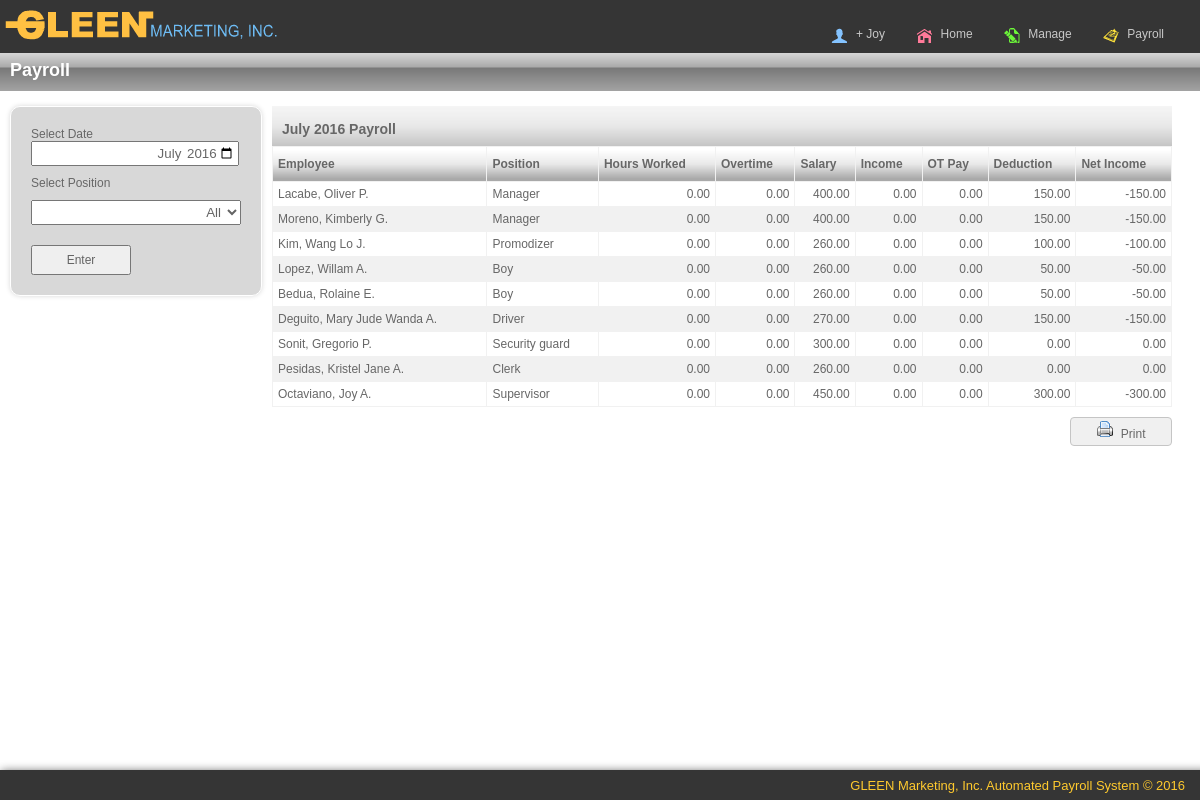
The page /home.php?action=payroll (signed in) on the database its author committed.
### tables this page shows
CREATE TABLE IF NOT EXISTS `users` (
  `uid` int(11) NOT NULL AUTO_INCREMENT,
  `empID` varchar(20) NOT NULL,
  `username` varchar(20) NOT NULL,
  `password` varchar(20) NOT NULL,
  `position` varchar(20) NOT NULL,
  PRIMARY KEY (`uid`)
);

CREATE TABLE IF NOT EXISTS `employees` (
  `id` int(20) NOT NULL AUTO_INCREMENT,
  `empID` varchar(20) NOT NULL,
  `Fname` varchar(20) NOT NULL,
  `Mname` varchar(20) NOT NULL,
  `Lname` varchar(20) NOT NULL,
  `Address` varchar(200) NOT NULL,
  `Position` varchar(20) NOT NULL,
  `status` varchar(10) NOT NULL,
  PRIMARY KEY (`id`)
);

CREATE TABLE IF NOT EXISTS `position` (
  `pid` int(11) NOT NULL AUTO_INCREMENT,
  `Pname` varchar(20) NOT NULL,
  `Salary` decimal(20,0) NOT NULL,
  PRIMARY KEY (`pid`)
);

### models/functions.php (called while the page is built, shortened)
<?php
    function getEmployees2(){
        $result = mysql_query("SELECT * FROM employees WHERE Status = 'Active' ORDER BY Position");
        return $result;
    }
    function getPos($pos){
        $result = mysql_query("SELECT * FROM position WHERE pid = '$pos' LIMIT 1");
        return $result;
    }
    function getDeduction($pid){
        $result = mysql_query("SELECT * FROM deductions WHERE pid = '$pid'");
        return $result;
    }
    function getUname($id){
        $result = mysql_query("SELECT * FROM users WHERE empID = '$id'");
        return $result;
    }
 ?>

### body/payroll.php (the view, shortened to what this page needs)
<h2>Payroll</h2>
<article class="pos_main">
<article>
<form method="post" action="home.php" class="add_user">
	<?php
			$dt = date('Y-m');
			if (!isset($jm)) {
				$jm = date('m');
				$jy = date('Y');
			}
			if($jm == "01"){
				$month = "January";
			}
			elseif ($jm == "02") {
				$month = "February";
			}
			elseif ($jm == "03") {
				$month = "March";
			}
			elseif ($jm == "04") {
				$month = "April";
			}
			elseif ($jm == "05") {
				$month = "May";
			}
			elseif ($jm == "06") {
				$month = "June";
			}
			elseif ($jm == "07") {
				$month = "July";
			}
			elseif ($jm == "08") {
				$month = "August";
			}
			elseif ($jm == "09") {
				$month = "September";
			}
			elseif ($jm == "10") {
				$month = "October";
			}
			elseif ($jm == "11") {
				$month = "November";
			}
			elseif ($jm == "12") {
				$month = "December";
			}
	?>
	<label>Select Date</label>
	<input type = "month" class="d" name="month" value="<?php echo $dt; ?>" required>
	<br><br>
	<label>Select Position</label>
	<select style= "text-align: right;" class = "pos" name="position">
		<option class="side" value="all">
			All
		</option>
		</select>
		<input class = "button" type="submit" name = "submit" value="Enter">
</form>
</article>
<article id="list">
	<article class="delete_form" style=" width: 100%; margin-left: 0px;">
	<h3 style="margin-top: 10px;">
	<?php
		if (!isset($p))
			$pos = " Payroll";
		echo $month." ".$jy.$pos;
	?>
	</h3>
	</article>
	<table class="payroll">
		<tr>
			<th>Employee</th>
			<th>Position</th>
			<th>Hours Worked</th>
			<th>Overtime</th>
			<th>Salary</th>
			<th>Income</th>
			<th>OT Pay</th>
			<th>Deduction</th>
			<th>Net Income</th>
		</tr>
		<?php
		$c = 1;
		while ($row = mysql_fetch_array($emp)){
			$r = $c % 2;
			if ($r == 0){
				$color = "#F1F1F1";
			}
			else{
				$color = "#ffffff";
			}
		?>
		<tr style="background-color: <?php echo $color ?>;">
			<?php $total = 0; $deduction = 0; $overTime = 0; ?>
			<?php $m = str_split($row['Mname']); ?>
			<td><?php echo $row['Lname'] . ", " . $row['Fname'] . " " . $m[0] . "."; ?></td>
			<?php $pos = getPos($row['Position']);
				$pos = mysql_fetch_array($pos);
				$salary = $pos['Salary'];
				$d = getDeduction($row['Position']);
				while ($r=mysql_fetch_array($d)) {
					$deduction = $deduction + $r['Amount'];
				}
			?>
			<td><?php echo $pos['Pname']; ?></td>
			<?php
				$otPay = number_format((($salary/8) * 1.5) * $overTime, 2, '.', '');
				$income = number_format(($total * ($salary/8)), 2, '.', '');
				$net = number_format($income - $deduction + $otPay, 2, '.', '')
			 ?>
			<td style="text-align: right;"><?php echo number_format($total, 2, '.', ',') ?></td>
			<td style="text-align: right;"><?php echo number_format($overTime, 2, '.', ',') ?></td>
			<td style="text-align: right;"><?php echo number_format($salary, 2, '.', ',') ?></td>
			<td style="text-align: right;"><?php echo number_format($income, 2, '.', ',') ?></td>
			<td style="text-align: right;"><?php echo number_format($otPay, 2, '.', ',') ?></td>
			<td style="text-align: right;"><?php echo number_format($deduction, 2, '.', ',') ?></td>
			<td style="text-align: right;"><?php echo number_format($net, 2, '.', ',') ?></td>
		</tr>
		<?php
			$c = $c + 1;
		} ?>
	</table>
	<?php
		if(!isset($p))
			$p = "all";
	 ?>
	<a class = "print" href="print.php?m=<?php echo $jm; ?>&y=<?php echo $jy; ?>
	&p=<?php echo $p; ?>" target = "_blank"> <img src="images/print.png"> Print</a>
</article>
</article>

### body/nav.php (shortened to what this page needs)
<section class = "header">
<nav class = "menu">
	<img src="images/logo.png">
	<ul>
		<li><a><img src="images/acc.png">&nbsp; <?php
			$res = getUname($_SESSION['user_id']);
			$u = mysql_fetch_array($res);
			echo "+ ".$u['username'];
		 ?></a>
		</li>
		<li><a href="?action=home"><img src="images/home.png">&nbsp; Home</a></li>
		<li><a><img src="images/emp.png"> &nbsp; Manage</a>
		</li>
		<li><a href="?action=payroll"><img src="images/p.png">&nbsp; Payroll</a></li>
	</ul>
</nav>
</section>
<section class = "body">

### styles.css (style rules this page uses)
body { width: 100%; height: 100%; margin: 0px auto; font-family: arial; color: #676767; background-color: #fff; background-image: url('images/bg2.png'); background-position: center; background-repeat: no-repeat; background-attachment: fixed; font-size: 12px; }
section.header { width: 100%; top: 0px; z-index: 4; background-color: #353535; position: fixed; }
nav.menu { margin: 0px auto; width: 100%; }
nav.menu img { float: left; }
nav.menu ul { float: right; padding-top: 5px; margin-bottom: 0px; margin-right: 20px; }
nav.menu ul li { float: left; list-style: none; overflow: hidden; margin-right: 1px; padding: 10px 15px 10px 15px; }
nav.menu ul li a { margin-left: 2px; text-decoration: none; color: rgb(200,200,200); }
nav.menu ul:after { content: ""; clear: both; display: block; }
section.body { width: 100%; margin: 0px auto; margin-top: 45px; background-color: #ffffff; overflow: hidden; margin-bottom: 50px; }
label { float: left; width: 100px; padding-top: 10px; }
input.button { float: left; width: 100px; height: 30px; margin-right: 10px; color: rgb(100,100,100); margin-top: 20px; font-size: 12px; padding: 1px; }
h2 { background-image: url('images/header.png'); background-position: center; background-size: fill; padding: 15px 0px 10px 10px; margin-top: 0px; color: #ffffff; margin-bottom: 0px; }
form.add_user { width: 220px; float: left; overflow: hidden; padding: 10px; padding-left: 20px; background-color: #D8D8D8; margin: 15px 0px 5px 10px; padding-bottom: 20px; border-radius: 10px 10px 10px 10px; border: 1px solid #fff; box-shadow: 0px 0px 5px #D8D8D8; }
form.add_user select { width: 210px; float: left; margin-top: 10px; padding: 3px; color: rgb(100,100,100); }
#list { min-width: 900px; float: left; margin-top: 5px; margin-left: 10px; overflow: hidden; margin-bottom: 50px; width: 75%; }
table { width: 100%; border-collapse: collapse; }
table.payroll { width: 100%; border-collapse: collapse; }
tr, td { padding: 5px; border: 1px solid #F1F1F1; }
th { background-image: url('images/tableheader.png'); background-repeat: repeat-x; background-position: center; padding: 10px 5px 10px 5px; text-align: left; background-size: cover; border: 1px solid #F1F1F1; }
article.pos_main { width: 100%; float: left; min-height: 200px; overflow: hidden; }
article.delete_form { margin-top: 0px; float: left; width: 75%; height: 30px; overflow: hidden; padding: 5px 10px 5px 10px; margin-top: 10px; margin-left: 10px; background-image: url('images/tableheader.png'); background-repeat: repeat-x; background-position: center; background-size: cover; }
input.d { color: #676767; width: 200px; font-family: arial; padding: 2px; text-align: right; float: left; margin-left: 0px; }
a.print { float: right; width: 100px; border: 1px solid #c5c5c5; text-decoration: none; text-align: center; height: 20px; padding-top: 2px; border-radius: 4px; padding-bottom: 5px; color: #676767; overflow: hidden; background-color: rgb(240,240,240); margin-top: 10px; transition-duration: .5s; }
select.pos { width: 200px; padding: 3px; }
table.pay td, tr { border: none; }

### rows shown on the page
users: username "Joy"
employees: Lname "Lacabe", Fname "Oliver", Mname "P", position.Pname "Manager", total "0.00", overTime "0.00", position.Salary "400.00", position.Salary "0.00", deduction "150.00", position.Salary "-150.00"
employees: Lname "Moreno", Fname "Kimberly", Mname "G", position.Pname "Manager", total "0.00", overTime "0.00", position.Salary "400.00", position.Salary "0.00", deduction "150.00", position.Salary "-150.00"
employees: Lname "Kim", Fname "Wang Lo", Mname "J", position.Pname "Promodizer", total "0.00", overTime "0.00", position.Salary "260.00", position.Salary "0.00", deduction "100.00", position.Salary "-100.00"
employees: Lname "Lopez", Fname "Willam", Mname "A", position.Pname "Boy", total "0.00", overTime "0.00", position.Salary "260.00", position.Salary "0.00", deduction "50.00", position.Salary "-50.00"
employees: Lname "Bedua", Fname "Rolaine", Mname "E", position.Pname "Boy", total "0.00", overTime "0.00", position.Salary "260.00", position.Salary "0.00", deduction "50.00", position.Salary "-50.00"
employees: Lname "Deguito", Fname "Mary Jude Wanda", Mname "A", position.Pname "Driver", total "0.00", overTime "0.00", position.Salary "270.00", position.Salary "0.00", deduction "150.00", position.Salary "-150.00"
employees: Lname "Sonit", Fname "Gregorio", Mname "P", position.Pname "Security guard", total "0.00", overTime "0.00", position.Salary "300.00", position.Salary "0.00", deduction "0.00"
employees: Lname "Pesidas", Fname "Kristel Jane", Mname "A", position.Pname "Clerk", total "0.00", overTime "0.00", position.Salary "260.00", position.Salary "0.00", deduction "0.00"
employees: Lname "Octaviano", Fname "Joy", Mname "A", position.Pname "Supervisor", total "0.00", overTime "0.00", position.Salary "450.00", position.Salary "0.00", deduction "300.00", position.Salary "-300.00"

### other values the page prints
$month "July"
$jy "2016"
$pos "Payroll"
